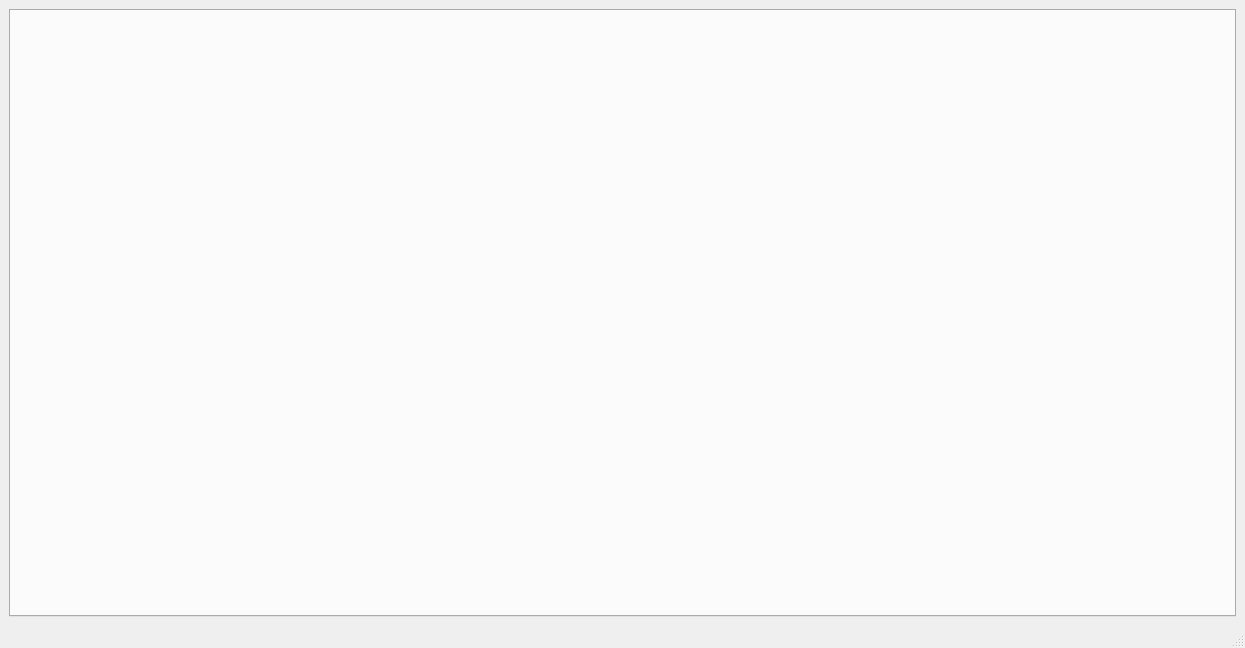
<?xml version="1.0" encoding="UTF-8"?>
<ui version="4.0">
 <class>MainWindow</class>
 <widget class="QMainWindow" name="MainWindow">
  <property name="geometry">
   <rect>
    <x>0</x>
    <y>0</y>
    <width>1245</width>
    <height>648</height>
   </rect>
  </property>
  <property name="windowTitle">
   <string>MainWindow</string>
  </property>
  <widget class="QWidget" name="centralwidget">
   <layout class="QHBoxLayout" name="horizontalLayout">
    <item>
     <widget class="QTabWidget" name="tabWidget">
      <property name="currentIndex">
       <number>-1</number>
      </property>
     </widget>
    </item>
   </layout>
  </widget>
  <widget class="QStatusBar" name="statusbar"/>
 </widget>
 <resources/>
 <connections/>
</ui>
